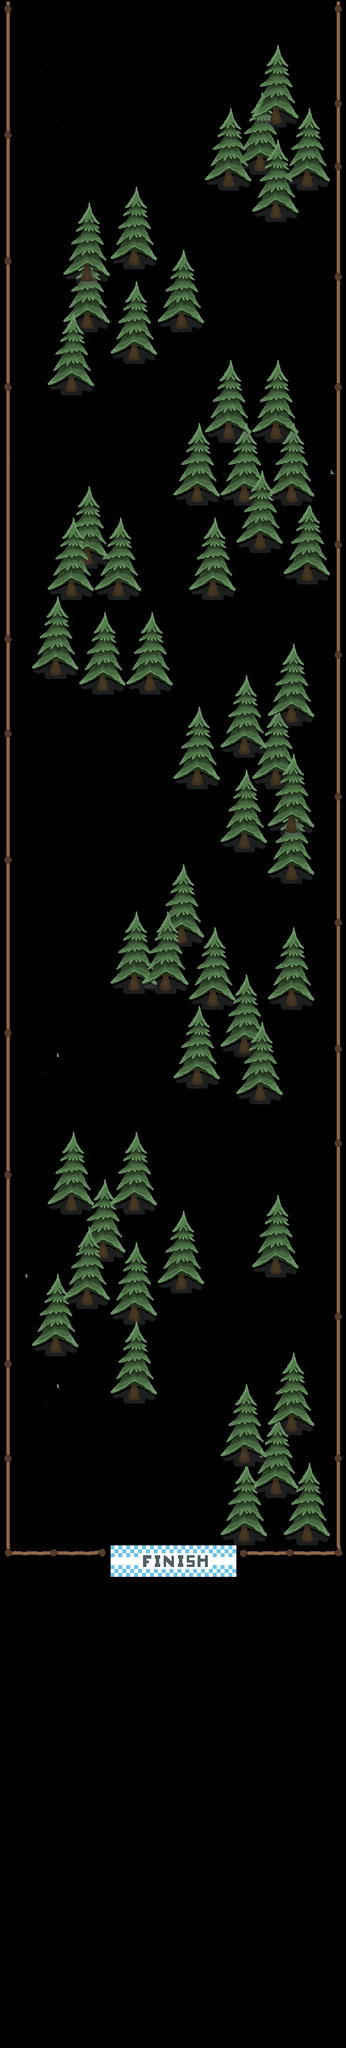

Below is a game level as drawn by its tile map, then a one-line description and the .tmx that defines it (tile-layer data replaced by summaries):
An orthogonal 22x130 tile map with 32x32 px tiles, 2 tile layers (Tile Layer 2, Main), 5 tilesets and 60 objects.

<map version="1.0" tiledversion="1.1.5" orientation="orthogonal" renderorder="right-down" width="22" height="130" tilewidth="32" tileheight="32" infinite="0" nextobjectid="206">
 <tileset firstgid="1" name="SnowTileSet" tilewidth="32" tileheight="32" tilecount="36" columns="6">
  <image source="../Sprites/TileSet.png" width="193" height="193" />
 </tileset>
 <tileset firstgid="37" name="House" tilewidth="32" tileheight="32" tilecount="16" columns="4">
  <image source="../Sprites/House.png" width="128" height="128" />
 </tileset>
 <tileset firstgid="53" name="Finish Line" tilewidth="32" tileheight="32" tilecount="16" columns="8">
  <image source="../Sprites/Finish Line.png" width="264" height="64" />
 </tileset>
 <tileset firstgid="69" name="Fence" tilewidth="32" tileheight="32" tilecount="9" columns="3">
  <image source="../Sprites/Fence.png" width="96" height="96" />
 </tileset>
 <tileset firstgid="78" name="Ramp" tilewidth="32" tileheight="32" tilecount="9" columns="3">
  <image source="../Sprites/Ramp.png" width="100" height="100" />
 </tileset>
 <layer name="Tile Layer 2" width="22" height="130" offsetx="1" offsety="3">
  <data>[2860 cells, 721 non-empty, 28 distinct tile ids]</data>
 </layer>
 <objectgroup name="Spawn">
  <object id="144" x="325" y="33.6667" width="51" height="80" />
 </objectgroup>
 <layer name="Main" width="22" height="130" offsetx="1" offsety="3">
  <data>[2860 cells, 682 non-empty, 41 distinct tile ids]</data>
 </layer>
 <objectgroup name="Collision" offsetx="4.66667" offsety="2">
  <object id="129" x="-4.66667" y="-2" width="24.2424" height="3193.94" />
  <object id="130" x="675.333" y="2" width="20" height="3192" />
  <object id="145" x="16.3333" y="3136" width="196" height="30" />
  <object id="146" x="483.333" y="3138" width="209" height="25" />
  <object id="152" x="158.667" y="522.667" width="26.6667" height="46" />
  <object id="153" x="542.667" y="386" width="28" height="53.3333" />
  <object id="154" x="440.667" y="830" width="35.3333" height="55.3333" />
  <object id="155" x="226" y="1156.67" width="24.6667" height="52.6667" />
  <object id="156" x="574" y="1414.67" width="29.3333" height="50" />
  <object id="157" x="384.667" y="1540" width="25.3333" height="56" />
  <object id="158" x="317.333" y="1956" width="29.3333" height="52.6667" />
  <object id="159" x="574" y="1988" width="28.6667" height="53.3333" />
  <object id="160" x="129.333" y="2410" width="24" height="46.6667" />
  <object id="161" x="542" y="2532.67" width="29.3333" height="54" />
  <object id="162" x="542.333" y="206" width="29" height="45" />
  <object id="163" x="610.333" y="332" width="24" height="46" />
  <object id="164" x="513.333" y="302" width="24" height="43" />
  <object id="165" x="444.333" y="331" width="29" height="45" />
  <object id="166" x="256.333" y="496" width="23" height="40" />
  <object id="167" x="353.333" y="624" width="25" height="41" />
  <object id="168" x="159.333" y="620" width="23" height="45" />
  <object id="169" x="253.333" y="686" width="26" height="43" />
  <object id="170" x="126.333" y="751" width="25" height="41" />
  <object id="171" x="544.333" y="847" width="24" height="40" />
  <object id="172" x="381.333" y="973" width="27" height="44" />
  <object id="173" x="479.333" y="968" width="25" height="50" />
  <object id="174" x="578.333" y="968" width="24" height="45" />
  <object id="175" x="512.333" y="1071" width="23" height="43" />
  <object id="176" x="415.333" y="1168" width="25" height="41" />
  <object id="177" x="604.333" y="1133" width="27" height="44" />
  <object id="178" x="129.333" y="1171" width="21" height="39" />
  <object id="179" x="160.333" y="1104" width="25" height="41" />
  <object id="180" x="95.3333" y="1330" width="24" height="37" />
  <object id="181" x="193.333" y="1362" width="22" height="40" />
  <object id="182" x="288.333" y="1365" width="24" height="40" />
  <object id="183" x="477.333" y="1487" width="25" height="42" />
  <object id="184" x="545.333" y="1547" width="22" height="44" />
  <object id="185" x="577.333" y="1644" width="24" height="46" />
  <object id="186" x="577.333" y="1746" width="24" height="41" />
  <object id="187" x="482.333" y="1680" width="27" height="42" />
  <object id="188" x="351.333" y="1870" width="26" height="43" />
  <object id="189" x="257.333" y="1967" width="25" height="44" />
  <object id="190" x="418.333" y="1997" width="25" height="48" />
  <object id="191" x="481.333" y="2097" width="23" height="40" />
  <object id="192" x="513.333" y="2193" width="23" height="37" />
  <object id="193" x="385.333" y="2161" width="24" height="42" />
  <object id="194" x="257.333" y="2416" width="26" height="42" />
  <object id="195" x="192.333" y="2513" width="25" height="43" />
  <object id="196" x="350.333" y="2578" width="27" height="40" />
  <object id="197" x="259.333" y="2639" width="26" height="44" />
  <object id="198" x="160.333" y="2608" width="27" height="44" />
  <object id="199" x="92.3333" y="2704" width="27" height="40" />
  <object id="200" x="255.333" y="2801" width="24" height="39" />
  <object id="201" x="482.333" y="2929" width="23" height="43" />
  <object id="202" x="543.333" y="2993" width="26" height="43" />
  <object id="203" x="576.333" y="2864" width="25" height="39" />
  <object id="204" x="610.333" y="3091" width="21" height="39" />
  <object id="205" x="482.333" y="3082" width="24" height="47" />
 </objectgroup>
 <objectgroup name="SnowmanCollision" offsetx="-1" offsety="0" />
 <objectgroup name="Coin" />
 <objectgroup name="Finish">
  <object id="147" x="223" y="3140" width="260" height="27" />
 </objectgroup>
 <objectgroup name="RampCollision" />
</map>
